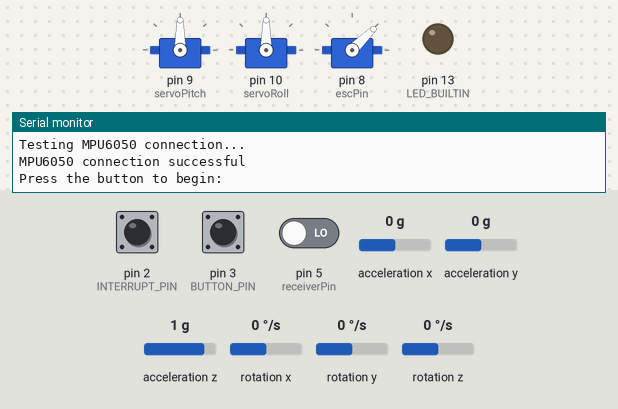
A sketch run on a simulated Arduino Uno, built with avr-gcc and run on an emulated ATmega328P. On the bench: 3 × servo, output pins drawn as LEDs (lit = HIGH), the last lines printed to the serial monitor. Dashed ring = blinking. The test bench sets the inputs (shaded band); at power-on: pin 3 (BUTTON_PIN) HIGH, acceleration x 0 g, acceleration y 0 g, acceleration z 1 g, pin 2 (INTERRUPT_PIN) LOW, pin 5 (receiverPin) LOW, rotation x 0 °/s, rotation y 0 °/s, rotation z 0 °/s. The sensor or clock chip raises its interrupt line as the real part does.

Above: at 0.8 s.
0.9 s: pin 3 (BUTTON_PIN) pulled LOW for 0.15 s
At 1.96 s:
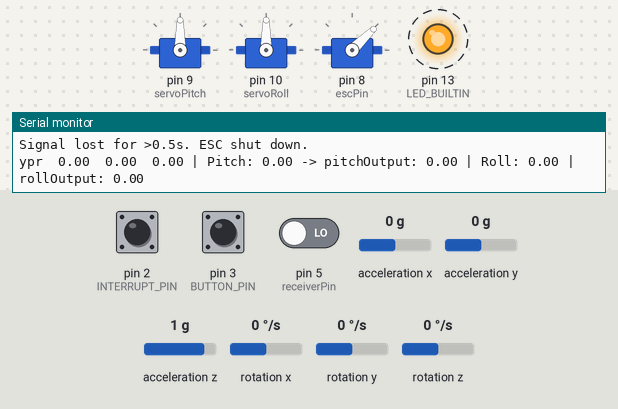
4.0 s: acceleration x set to -1.4 g
At 4.32 s:
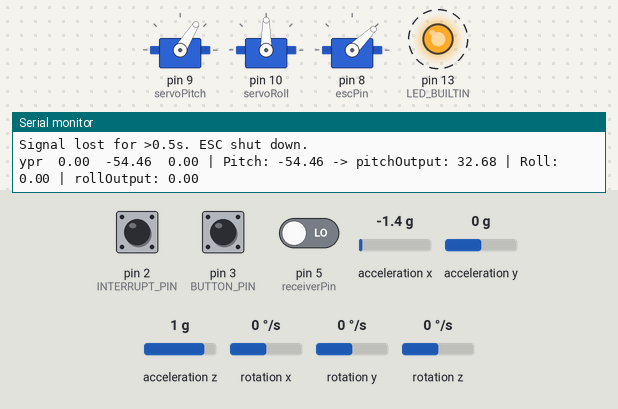
7.0 s: acceleration y set to 0.8 g
At 7.37 s:
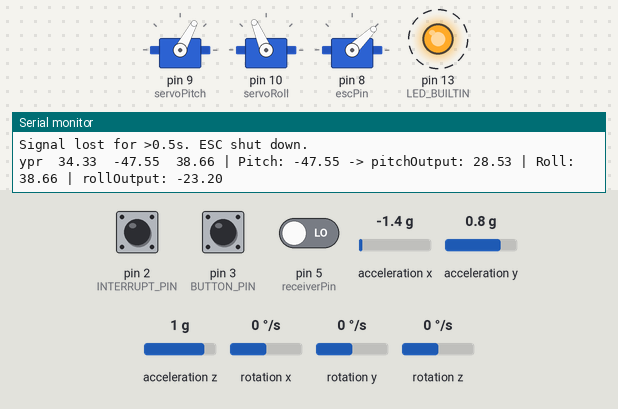
10.0 s: acceleration z set to 0 g
At 10.43 s:
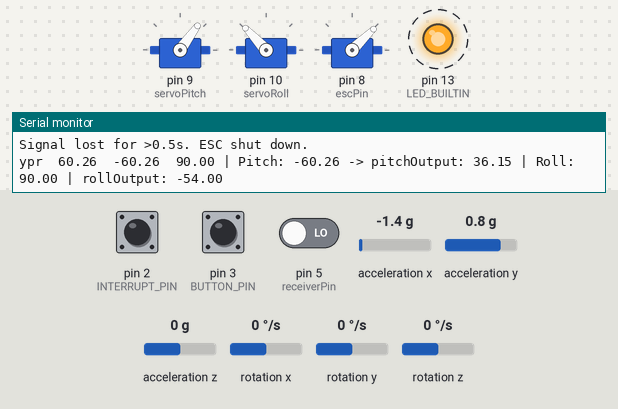
13.0 s: acceleration z set to -1.4 g
At 13.5 s:
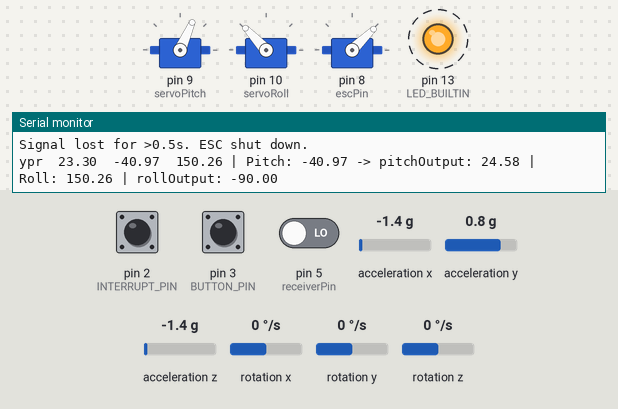
16.0 s: acceleration x set to 0 g
At 16.56 s:
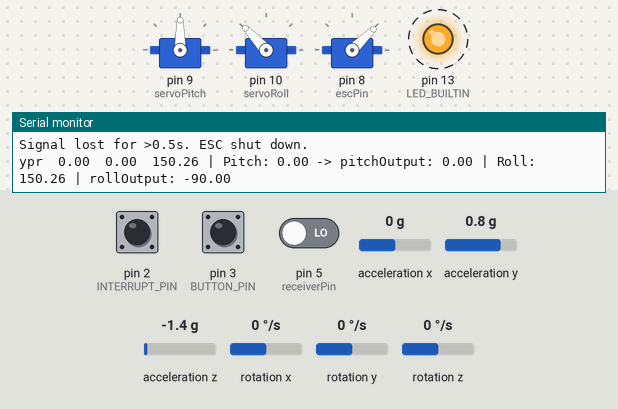
Timing chart, 0 to 20.0 s (numbered marks = the images above; inputs shaded):
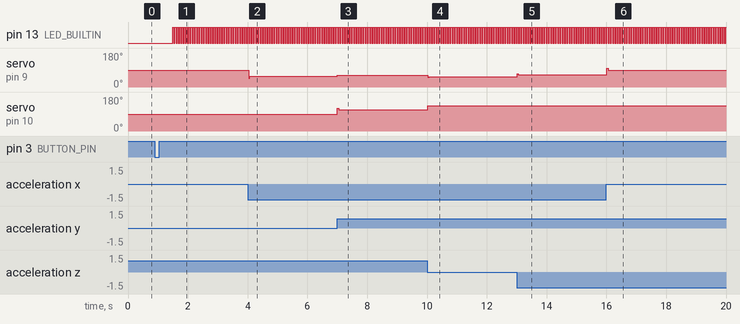

Measured:
- after the input at 0.9 s, pin 13 (LED_BUILTIN): alternates HIGH for 0.04 s and LOW for 0.04 s, starting after 0.60 s
- after the input at 4.0 s, servo on pin 9 (servoPitch): 90° → 58° at once
- after the input at 7.0 s, servo on pin 9 (servoPitch): 58° → 62° at once; servo on pin 10 (servoRoll): 90° → 113° at once
- after the input at 10.0 s, servo on pin 9 (servoPitch): 62° → 54° at once; servo on pin 10 (servoRoll): 113° → 133° at once
- after the input at 13.0 s, servo on pin 9 (servoPitch): 54° → 66° at once
- after the input at 16.0 s, servo on pin 9 (servoPitch): 66° → 90° at once

The sketch:

MPU6050_DMP6.ino
```cpp
// MAX servo X (pitch - pin 9): 133
// MIN servo X (pin 9): 45
// MAX servo Y (roll - pin 10): 133
// MIN servo Y (pin 10): 50

/*
  MPU6050 DMP6

  Digital Motion Processor or DMP performs complex motion processing tasks.
  - Fuses the data from the accel, gyro, and external magnetometer if applied,
  compensating individual sensor noise and errors.
  - Detect specific types of motion without the need to continuously monitor
  raw sensor data with a microcontroller.
  - Reduce workload on the microprocessor.
  - Output processed data such as quaternions, Euler angles, and gravity vectors.

  The code includes an auto-calibration and offsets generator tasks. Different
  output formats available.

  This code is compatible with the teapot project by using the teapot output format.

  Circuit: In addition to connection 3.3v, GND, SDA, and SCL, this sketch
  depends on the MPU6050's INT pin being connected to the Arduino's
  external interrupt #0 pin.

  The teapot processing example may be broken due FIFO structure change if using DMP
  6.12 firmware version.

  Find the full MPU6050 library documentation here:
  https://github.com/ElectronicCats/mpu6050/wiki

*/

#include "I2Cdev.h"
#include "MPU6050_6Axis_MotionApps20.h"
//#include "MPU6050_6Axis_MotionApps612.h" // Uncomment this library to work with DMP 6.12 and comment on the above library.

/* MPU6050 default I2C address is 0x68*/
MPU6050 mpu;
//MPU6050 mpu(0x69); //Use for AD0 high
//MPU6050 mpu(0x68, &Wire1); //Use for AD0 low, but 2nd Wire (TWI/I2C) object.

/* OUTPUT FORMAT DEFINITION-------------------------------------------------------------------------------------------
- Use "OUTPUT_READABLE_QUATERNION" for quaternion commponents in [w, x, y, z] format. Quaternion does not
suffer from gimbal lock problems but is harder to parse or process efficiently on a remote host or software
environment like Processing.

- Use "OUTPUT_READABLE_EULER" for Euler angles (in degrees) output, calculated from the quaternions coming
from the FIFO. EULER ANGLES SUFFER FROM GIMBAL LOCK PROBLEM.

- Use "OUTPUT_READABLE_YAWPITCHROLL" for yaw/pitch/roll angles (in degrees) calculated from the quaternions
coming from the FIFO. THIS REQUIRES GRAVITY VECTOR CALCULATION.
YAW/PITCH/ROLL ANGLES SUFFER FROM GIMBAL LOCK PROBLEM.

- Use "OUTPUT_READABLE_REALACCEL" for acceleration components with gravity removed. The accel reference frame
is not compensated for orientation. +X will always be +X according to the sensor.

- Use "OUTPUT_READABLE_WORLDACCEL" for acceleration components with gravity removed and adjusted for the world
reference frame. Yaw is relative if there is no magnetometer present.

-  Use "OUTPUT_TEAPOT" for output that matches the InvenSense teapot demo.
-------------------------------------------------------------------------------------------------------------------------------*/
#define OUTPUT_READABLE_YAWPITCHROLL
//#define OUTPUT_READABLE_QUATERNION
//#define OUTPUT_READABLE_EULER
//#define OUTPUT_READABLE_REALACCEL
//#define OUTPUT_READABLE_WORLDACCEL
//#define OUTPUT_TEAPOT

#define BUTTON_PIN 3 // Pin connected to the button


#include <Servo.h>
#include <PID_v1.h>

Servo servoPitch;
Servo servoRoll;


// PID Variables
double pitchSetpoint = 0;     // Desired pitch angle (level position)
double pitchInput;            // Current pitch angle (from MPU6050)
double pitchOutput;           // Output from the PID (correction)
int pitchMax = 133;           // Range for the servo movement
int pitchMin = 45;
double rollSetpoint = 0;    // Desired pitch angle (level position)
double rollInput;           // Current pitch angle (from MPU6050)
double rollOutput;          // Output from the PID (correction)
int rollMax = 133;           // Range for the servo movement
int rollMin = 50;
double Kp = 0.6, Ki = 0.0002, Kd = 0.0002; // PID constants (tune as needed) % starting ki=0.0005, kd=0.0001
// Create PID controller
PID pitchPID(&pitchInput, &pitchOutput, &pitchSetpoint, Kp, Ki, Kd, DIRECT);
PID rollPID(&rollInput, &rollOutput, &rollSetpoint, Kp, Ki, Kd, DIRECT);

// RC CONTROLLER FOR THE ESC CONTROL
int receiverPin = 5;          // Throttle signal input from RC receiver
int escPin = 8;              // Signal output to ESC
unsigned long throttleSignal; // Pulse width from receiver
unsigned long previousThrottle = 1000; // Last valid throttle signal
unsigned long lastSignalTime = 0;      // Time of last valid signal
unsigned long signalTimeout = 500;     // Signal loss timeout in milliseconds
Servo esc; // Create Servo object to control the ESC


int const INTERRUPT_PIN = 2;  // Define the interruption #0 pin
bool blinkState;

/*---MPU6050 Control/Status Variables---*/
bool DMPReady = false;  // Set true if DMP init was successful
uint8_t MPUIntStatus;   // Holds actual interrupt status byte from MPU
uint8_t devStatus;      // Return status after each device operation (0 = success, !0 = error)
uint16_t packetSize;    // Expected DMP packet size (default is 42 bytes)
uint8_t FIFOBuffer[64]; // FIFO storage buffer

/*---Orientation/Motion Variables---*/
Quaternion q;           // [w, x, y, z]         Quaternion container
VectorInt16 aa;         // [x, y, z]            Accel sensor measurements
VectorInt16 gy;         // [x, y, z]            Gyro sensor measurements
VectorInt16 aaReal;     // [x, y, z]            Gravity-free accel sensor measurements
VectorInt16 aaWorld;    // [x, y, z]            World-frame accel sensor measurements
VectorFloat gravity;    // [x, y, z]            Gravity vector
float euler[3];         // [psi, theta, phi]    Euler angle container
float ypr[3];           // [yaw, pitch, roll]   Yaw/Pitch/Roll container and gravity vector

/*-Packet structure for InvenSense teapot demo-*/
uint8_t teapotPacket[14] = { '$', 0x02, 0, 0, 0, 0, 0, 0, 0, 0, 0x00, 0x00, '\r', '\n' };


/*------Interrupt detection routine------*/
volatile bool MPUInterrupt = false;     // Indicates whether MPU6050 interrupt pin has gone high
void DMPDataReady() {
  MPUInterrupt = true;
}

void setup() {
  // Configure button pin
  pinMode(BUTTON_PIN, INPUT_PULLUP); // Use INPUT_PULLUP for internal pull-up resistor

  // Servo setup
  servoPitch.attach(9);
  servoRoll.attach(10);
  // PID setup
  pitchPID.SetMode(AUTOMATIC);    // Set PID to automatic mode
  pitchPID.SetOutputLimits(-90, 90); // Constrain output to valid servo range
  pitchPID.SetSampleTime(1); // 1 ms for the fastest possible control

  rollPID.SetMode(AUTOMATIC);    // Set PID to automatic mode
  rollPID.SetOutputLimits(-90, 90); // Constrain output to valid servo range
  rollPID.SetSampleTime(1); // 1 ms for the fastest possible control

  // ESC setup
  esc.attach(escPin);          // ESC signal pin
  esc.writeMicroseconds(1000); // Initialize ESC with minimum throttle


  #if I2CDEV_IMPLEMENTATION == I2CDEV_ARDUINO_WIRE
    Wire.begin();
    Wire.setClock(400000); // 400kHz I2C clock. Comment on this line if having compilation difficulties
  #elif I2CDEV_IMPLEMENTATION == I2CDEV_BUILTIN_FASTWIRE
    Fastwire::setup(400, true);
  #endif

  Serial.begin(115200); //115200 is required for Teapot Demo output
  while (!Serial);

  /*Initialize device*/
  Serial.println(F("Initializing I2C devices..."));
  mpu.initialize();
  pinMode(INTERRUPT_PIN, INPUT);

  /*Verify connection*/
  Serial.println(F("Testing MPU6050 connection..."));
  if(mpu.testConnection() == false){
    Serial.println("MPU6050 connection failed");
    while(true);
  }
  else {
    Serial.println("MPU6050 connection successful");
  }

  /* Wait for button press */
  Serial.println(F("\nPress the button to begin: "));
  while (digitalRead(BUTTON_PIN) == HIGH); // Wait until the button is pressed (LOW state)
  delay(50); // Debounce delay
  // IF YOU WANT TO BEGIN AFTER A KEYBOARD CHARACTER IS PRESSED, USE THE FOLLOWING CODE
  // Serial.println(F("\nSend any character to begin: "));
  // while (Serial.available() && Serial.read()); // Empty buffer
  // while (!Serial.available());                 // Wait for data
  // while (Serial.available() && Serial.read()); // Empty buffer again

  /* Initializate and configure the DMP*/
  Serial.println(F("Initializing DMP..."));
  devStatus = mpu.dmpInitialize();

  /* Supply your gyro offsets here, scaled for min sensitivity */
  mpu.setXGyroOffset(0);
  mpu.setYGyroOffset(0);
  mpu.setZGyroOffset(0);
  mpu.setXAccelOffset(0);
  mpu.setYAccelOffset(0);
  mpu.setZAccelOffset(0);

  /* Making sure it worked (returns 0 if so) */
  if (devStatus == 0) {
    mpu.CalibrateAccel(6);  // Calibration Time: generate offsets and calibrate our MPU6050
    mpu.CalibrateGyro(6);
    Serial.println("These are the Active offsets: ");
    mpu.PrintActiveOffsets();
    Serial.println(F("Enabling DMP..."));   //Turning ON DMP
    mpu.setDMPEnabled(true);

    /*Enable Arduino interrupt detection*/
    Serial.print(F("Enabling interrupt detection (Arduino external interrupt "));
    Serial.print(digitalPinToInterrupt(INTERRUPT_PIN));
    Serial.println(F(")..."));
    attachInterrupt(digitalPinToInterrupt(INTERRUPT_PIN), DMPDataReady, RISING);
    MPUIntStatus = mpu.getIntStatus();

    /* Set the DMP Ready flag so the main loop() function knows it is okay to use it */
    Serial.println(F("DMP ready! Waiting for first interrupt..."));
    DMPReady = true;
    packetSize = mpu.dmpGetFIFOPacketSize(); //Get expected DMP packet size for later comparison
  }
  else {
    Serial.print(F("DMP Initialization failed (code ")); //Print the error code
    Serial.print(devStatus);
    Serial.println(F(")"));
    // 1 = initial memory load failed
    // 2 = DMP configuration updates failed
  }
  pinMode(LED_BUILTIN, OUTPUT);
}


//-----------------------------------------------------------------------------------------------------------------------------------------------------
void loop() {
  if (!DMPReady) return; // Stop the program if DMP programming fails.

  // Read and process RC throttle signal
  throttleSignal = pulseIn(receiverPin, HIGH, 25000);
  if (throttleSignal > 900 && throttleSignal < 2100) {
    previousThrottle = throttleSignal;
    lastSignalTime = millis();
    Serial.print("Throttle Signal: ");
    Serial.println(throttleSignal);
  } else if (millis() - lastSignalTime > signalTimeout) {
    Serial.println("Signal lost for >0.5s. ESC shut down.");
    previousThrottle = 1000;
  }
  // Send throttle signal to ESC
  esc.writeMicroseconds(previousThrottle);

  /* Read a packet from FIFO */
  if (mpu.dmpGetCurrentFIFOPacket(FIFOBuffer)) { // Get the Latest packet
    #ifdef OUTPUT_READABLE_YAWPITCHROLL
      /* Display Euler angles in degrees */
      mpu.dmpGetQuaternion(&q, FIFOBuffer);
      mpu.dmpGetGravity(&gravity, &q);
      mpu.dmpGetYawPitchRoll(ypr, &q, &gravity);
      Serial.print("ypr\t");
      Serial.print(ypr[0] * 180/M_PI);
      Serial.print("\t");
      Serial.print(ypr[1] * 180/M_PI);
      Serial.print("\t");
      Serial.print(ypr[2] * 180/M_PI);

      // Map pitch angle to servo range (0° to 180°)
      pitchInput = ypr[1] * 180 / M_PI; // Convert pitch from radians to degrees
      rollInput = ypr[2] * 180 / M_PI;  // Convert roll to degrees

      // Compute PID correction
      pitchPID.Compute();
      rollPID.Compute();

      int servoPitchAngle = map(pitchOutput, -90, 90, 180, 0); // Reverse direction for correction
      int servoRollAngle = map(rollOutput, -90, 90, 180, 0); // Reverse direction for correction
      // Constrain the servo angle within valid bounds
      servoPitchAngle = constrain(servoPitchAngle, pitchMin, pitchMax);
      servoRollAngle = constrain(servoRollAngle, rollMin, rollMax);

      // Write the angle to the servo
      servoPitch.write(servoPitchAngle);
      servoRoll.write(servoRollAngle);

      // Debug output
      Serial.print(" | Pitch: ");
      Serial.print(pitchInput);
      Serial.print(" -> pitchOutput: ");
      Serial.print(pitchOutput);
      Serial.print(" | Roll: ");
      Serial.print(rollInput);
      Serial.print(" | rollOutput: ");
      Serial.println(rollOutput);
    #endif

    #ifdef OUTPUT_READABLE_QUATERNION
      /* Display Quaternion values in easy matrix form: [w, x, y, z] */
      mpu.dmpGetQuaternion(&q, FIFOBuffer);
      Serial.print("quat\t");
      Serial.print(q.w);
      Serial.print("\t");
      Serial.print(q.x);
      Serial.print("\t");
      Serial.print(q.y);
      Serial.print("\t");
      Serial.println(q.z);
    #endif

    #ifdef OUTPUT_READABLE_EULER
      /* Display Euler angles in degrees */
      mpu.dmpGetQuaternion(&q, FIFOBuffer);
      mpu.dmpGetEuler(euler, &q);
      Serial.print("euler\t");
      Serial.print(euler[0] * 180/M_PI);
      Serial.print("\t");
      Serial.print(euler[1] * 180/M_PI);
      Serial.print("\t");
      Serial.println(euler[2] * 180/M_PI);
    #endif

    #ifdef OUTPUT_READABLE_REALACCEL
      /* Display real acceleration, adjusted to remove gravity */
      mpu.dmpGetQuaternion(&q, FIFOBuffer);
      mpu.dmpGetAccel(&aa, FIFOBuffer);
      mpu.dmpGetGravity(&gravity, &q);
      mpu.dmpGetLinearAccel(&aaReal, &aa, &gravity);
      Serial.print("areal\t");
      Serial.print(aaReal.x);
      Serial.print("\t");
      Serial.print(aaReal.y);
      Serial.print("\t");
      Serial.println(aaReal.z);
    #endif

    #ifdef OUTPUT_READABLE_WORLDACCEL
      /* Display initial world-frame acceleration, adjusted to remove gravity
      and rotated based on known orientation from Quaternion */
      mpu.dmpGetQuaternion(&q, FIFOBuffer);
      mpu.dmpGetAccel(&aa, FIFOBuffer);
      mpu.dmpGetGravity(&gravity, &q);
      mpu.dmpGetLinearAccel(&aaReal, &aa, &gravity);
      mpu.dmpGetLinearAccelInWorld(&aaWorld, &aaReal, &q);
      Serial.print("aworld\t");
      Serial.print(aaWorld.x);
      Serial.print("\t");
      Serial.print(aaWorld.y);
      Serial.print("\t");
      Serial.println(aaWorld.z);
    #endif

    #ifdef OUTPUT_TEAPOT
      /* Display quaternion values in InvenSense Teapot demo format */
      teapotPacket[2] = FIFOBuffer[0];
      teapotPacket[3] = FIFOBuffer[1];
      teapotPacket[4] = FIFOBuffer[4];
      teapotPacket[5] = FIFOBuffer[5];
      teapotPacket[6] = FIFOBuffer[8];
      teapotPacket[7] = FIFOBuffer[9];
      teapotPacket[8] = FIFOBuffer[12];
      teapotPacket[9] = FIFOBuffer[13];
      Serial.write(teapotPacket, 14);
      teapotPacket[11]++; // PacketCount, loops at 0xFF on purpose
     #endif

  /* Blink LED to indicate activity */
  blinkState = !blinkState;
  digitalWrite(LED_BUILTIN, blinkState);

  }
}
```
